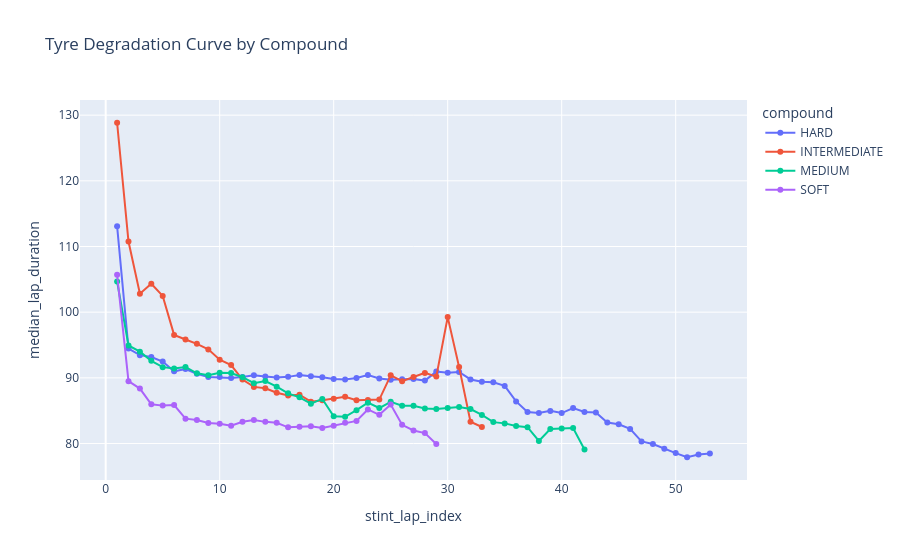

The notebook cell saved with this chart:
### Markdown cell above
## 2. Lap-Time Degradation by Compound

The lap table is joined to stint ranges to estimate tyre age within a stint. This is intentionally aggregated before plotting so the notebook remains light.

### Code cell
lap_work = laps[["session_key", "driver_number", "lap_number", "lap_duration", "is_pit_out_lap"]].copy()
lap_work["lap_number"] = pd.to_numeric(lap_work["lap_number"], errors="coerce")
lap_work["lap_duration"] = pd.to_numeric(lap_work["lap_duration"], errors="coerce")
lap_work = lap_work[lap_work["lap_duration"].between(50, 900)]

stint_ranges = stints[["session_key", "driver_number", "stint_number", "compound", "lap_start", "lap_end", "tyre_age_at_start"]].dropna(subset=["lap_start", "lap_end"])
lap_stints = lap_work.merge(stint_ranges, on=["session_key", "driver_number"], how="inner")
lap_stints = lap_stints[(lap_stints["lap_number"] >= lap_stints["lap_start"]) & (lap_stints["lap_number"] <= lap_stints["lap_end"])]
lap_stints["stint_lap_index"] = lap_stints["lap_number"] - lap_stints["lap_start"] + 1
lap_stints["estimated_tyre_age"] = lap_stints["tyre_age_at_start"] + lap_stints["stint_lap_index"] - 1
degradation = lap_stints.groupby(["compound", "stint_lap_index"], as_index=False).agg(
    median_lap_duration=("lap_duration", "median"),
    avg_lap_duration=("lap_duration", "mean"),
    laps=("lap_duration", "count"),
)
degradation = degradation[degradation["laps"] >= 20]
degradation.to_csv(OUTPUT_TABLES / "compound_lap_degradation.csv", index=False)
display(degradation.head(30))

fig = px.line(
    degradation,
    x="stint_lap_index",
    y="median_lap_duration",
    color="compound",
    markers=True,
    title="Tyre Degradation Curve by Compound",
)
save_fig(fig, "compound_degradation_curve")

### Figure 1 — Plotly figure (JSON) as saved in the notebook; plotly's stock layout.template omitted (floating-point values rounded to 4 significant figures)
{"data": [{"hovertemplate": "compound=HARD<br>stint_lap_index=%{x}<br>median_lap_duration=%{y}<extra></extra>", "legendgroup": "HARD", "line": {"color": "#636efa", "dash": "solid"}, "marker": {"symbol": "circle"}, "mode": "lines+markers", "name": "HARD", "orientation": "v", "showlegend": true, "type": "scatter", "x": [1.0, 2.0, 3.0, 4.0, 5.0, 6.0, 7.0, 8.0, 9.0, 10.0, 11.0, 12.0, 13.0, 14.0, 15.0, 16.0, 17.0, 18.0, 19.0, 20.0, 21.0, 22.0, 23.0, 24.0, 25.0, 26.0, 27.0, 28.0, 29.0, 30.0, 31.0, 32.0, 33.0, 34.0, 35.0, 36.0, 37.0, 38.0, 39.0, 40.0, 41.0, 42.0, 43.0, 44.0, 45.0, 46.0, 47.0, 48.0, 49.0, 50.0, 51.0, 52.0, 53.0], "xaxis": "x", "y": [113.1, 94.45, 93.45, 93.16, 92.48, 90.99, 91.35, 90.63, 90.14, 90.11, 89.97, 90.14, 90.39, 90.2, 90.06, 90.15, 90.42, 90.25, 90.11, 89.84, 89.76, 89.99, 90.42, 89.91, 89.72, 89.79, 89.82, 89.58, 90.95, 90.77, 90.89, 89.76, 89.41, 89.33, 88.77, 86.42, 84.79, 84.66, 84.97, 84.64, 85.41, 84.79, 84.71, 83.21, 82.92, 82.22, 80.31, 79.93, 79.2, 78.55, 77.91, 78.31, 78.47], "yaxis": "y"}, {"hovertemplate": "compound=INTERMEDIATE<br>stint_lap_index=%{x}<br>median_lap_duration=%{y}<extra></extra>", "legendgroup": "INTERMEDIATE", "line": {"color": "#EF553B", "dash": "solid"}, "marker": {"symbol": "circle"}, "mode": "lines+markers", "name": "INTERMEDIATE", "orientation": "v", "showlegend": true, "type": "scatter", "x": [1.0, 2.0, 3.0, 4.0, 5.0, 6.0, 7.0, 8.0, 9.0, 10.0, 11.0, 12.0, 13.0, 14.0, 15.0, 16.0, 17.0, 18.0, 19.0, 20.0, 21.0, 22.0, 23.0, 24.0, 25.0, 26.0, 27.0, 28.0, 29.0, 30.0, 31.0, 32.0, 33.0], "xaxis": "x", "y": [128.8, 110.7, 102.8, 104.3, 102.5, 96.54, 95.85, 95.17, 94.33, 92.77, 91.95, 89.74, 88.62, 88.42, 87.73, 87.32, 87.43, 86.38, 86.6, 86.83, 87.13, 86.59, 86.62, 86.69, 90.38, 89.49, 90.12, 90.75, 90.19, 99.25, 91.67, 83.31, 82.52], "yaxis": "y"}, {"hovertemplate": "compound=MEDIUM<br>stint_lap_index=%{x}<br>median_lap_duration=%{y}<extra></extra>", "legendgroup": "MEDIUM", "line": {"color": "#00cc96", "dash": "solid"}, "marker": {"symbol": "circle"}, "mode": "lines+markers", "name": "MEDIUM", "orientation": "v", "showlegend": true, "type": "scatter", "x": [1.0, 2.0, 3.0, 4.0, 5.0, 6.0, 7.0, 8.0, 9.0, 10.0, 11.0, 12.0, 13.0, 14.0, 15.0, 16.0, 17.0, 18.0, 19.0, 20.0, 21.0, 22.0, 23.0, 24.0, 25.0, 26.0, 27.0, 28.0, 29.0, 30.0, 31.0, 32.0, 33.0, 34.0, 35.0, 36.0, 37.0, 38.0, 39.0, 40.0, 41.0, 42.0], "xaxis": "x", "y": [104.7, 94.92, 93.98, 92.59, 91.63, 91.42, 91.65, 90.69, 90.41, 90.77, 90.74, 90.09, 89.19, 89.52, 88.65, 87.64, 87.03, 86.07, 86.79, 84.15, 84.07, 85.08, 86.22, 85.41, 86.34, 85.75, 85.75, 85.34, 85.25, 85.4, 85.57, 85.25, 84.35, 83.26, 83.07, 82.68, 82.48, 80.39, 82.21, 82.3, 82.36, 79.09], "yaxis": "y"}, {"hovertemplate": "compound=SOFT<br>stint_lap_index=%{x}<br>median_lap_duration=%{y}<extra></extra>", "legendgroup": "SOFT", "line": {"color": "#ab63fa", "dash": "solid"}, "marker": {"symbol": "circle"}, "mode": "lines+markers", "name": "SOFT", "orientation": "v", "showlegend": true, "type": "scatter", "x": [1.0, 2.0, 3.0, 4.0, 5.0, 6.0, 7.0, 8.0, 9.0, 10.0, 11.0, 12.0, 13.0, 14.0, 15.0, 16.0, 17.0, 18.0, 19.0, 20.0, 21.0, 22.0, 23.0, 24.0, 25.0, 26.0, 27.0, 28.0, 29.0], "xaxis": "x", "y": [105.7, 89.49, 88.36, 85.97, 85.77, 85.85, 83.78, 83.59, 83.12, 83.02, 82.71, 83.31, 83.57, 83.3, 83.17, 82.47, 82.54, 82.62, 82.36, 82.71, 83.15, 83.44, 85.19, 84.37, 85.92, 82.85, 81.98, 81.59, 79.94], "yaxis": "y"}], "layout": {"legend": {"title": {"text": "compound"}, "tracegroupgap": 0}, "title": {"text": "Tyre Degradation Curve by Compound"}, "xaxis": {"anchor": "y", "domain": [0.0, 1.0], "title": {"text": "stint_lap_index"}}, "yaxis": {"anchor": "x", "domain": [0.0, 1.0], "title": {"text": "median_lap_duration"}}}}
